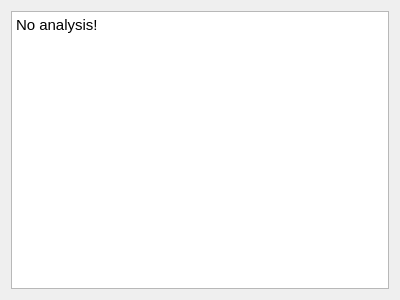
<?xml version="1.0" encoding="UTF-8"?>
<ui version="4.0">
 <class>av_dump_format_form</class>
 <widget class="QWidget" name="av_dump_format_form">
  <property name="geometry">
   <rect>
    <x>0</x>
    <y>0</y>
    <width>400</width>
    <height>300</height>
   </rect>
  </property>
  <property name="windowTitle">
   <string>Form</string>
  </property>
  <layout class="QGridLayout" name="gridLayout">
   <item row="0" column="0">
    <widget class="QTextEdit" name="mTextEdit">
     <property name="html">
      <string>&lt;!DOCTYPE HTML PUBLIC &quot;-//W3C//DTD HTML 4.0//EN&quot; &quot;http://www.w3.org/TR/REC-html40/strict.dtd&quot;&gt;
&lt;html&gt;&lt;head&gt;&lt;meta name=&quot;qrichtext&quot; content=&quot;1&quot; /&gt;&lt;style type=&quot;text/css&quot;&gt;
p, li { white-space: pre-wrap; }
&lt;/style&gt;&lt;/head&gt;&lt;body style=&quot; font-family:'Ubuntu'; font-size:11pt; font-weight:400; font-style:normal;&quot;&gt;
&lt;p style=&quot; margin-top:0px; margin-bottom:0px; margin-left:0px; margin-right:0px; -qt-block-indent:0; text-indent:0px;&quot;&gt;No analysis!&lt;/p&gt;&lt;/body&gt;&lt;/html&gt;</string>
     </property>
    </widget>
   </item>
  </layout>
 </widget>
 <resources/>
 <connections/>
</ui>
